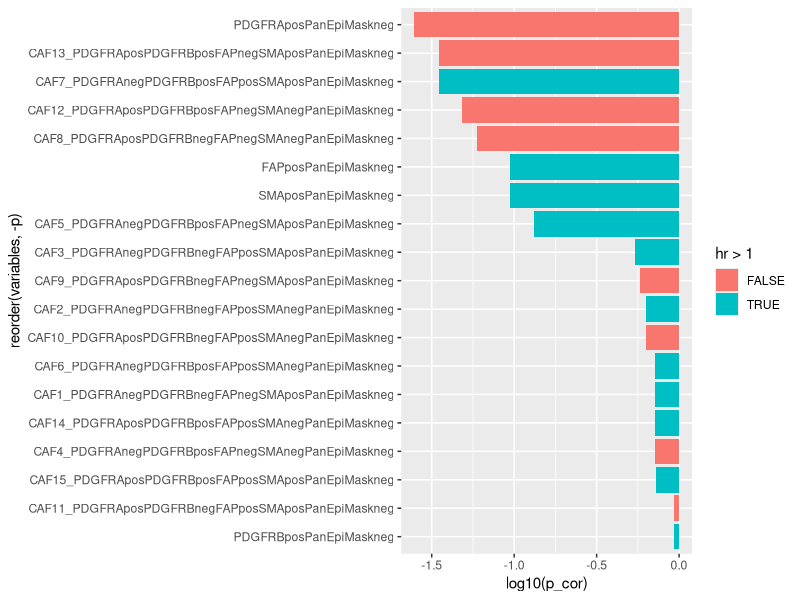

This chart was generated by the following R code:
## ---- chunk 1
library(tidyverse)
library(readxl)
library(survival)
library(knitr)
## ---- chunk 2
df <- read_excel ("data/BOMI2_BOMI1_data_Continuous_Final.xlsx")
## ---- chunk 3
df <- drop_na(df)
var_names <- colnames(df)
M <- nrow(as.matrix(var_names))
p <- list()
hr <- list()

k <- 1
for (i in 2:M) {
  cmodel <- coxph(Surv(OS_Time, OS_Status) ~ df[[i]], data = df)
  s <- summary(cmodel)
  p[k]  <- s$logtest["pvalue"]
  hr[k] <- s$coefficients[2]
  rm(cmodel, s)
  k <- k + 1 
}


res <- tibble(variables = var_names[2:end(var_names)],p = as.numeric(p),hr = as.numeric(hr)) %>% 
  drop_na() %>% 
  filter( variables != "ID", variables != "OS_Status", variables != "OS_Time")

res <- res %>% mutate(p_cor = p.adjust(p, method = "fdr"))

write_csv(res, "res.csv")

kable(res)

## ---- chunk 4

res %>% ggplot(aes(x = reorder(variables, -p))) +
  geom_col(aes(y = log10(p_cor), fill = hr > 1)) +
  #geom_hline(yintercept = log10(0.05 / nrow(res)) ) + 
  coord_flip()
  
